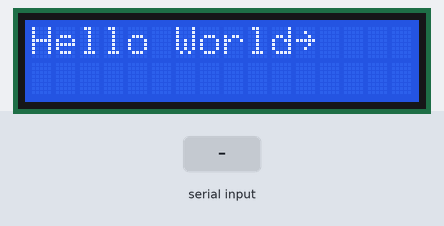
This sketch was run on a simulated Arduino Uno, built with avr-gcc and run on an emulated ATmega328P. Parts: 16×2 character LCD. The test bench sets the inputs (shaded band).

Above: at 1.2 s.
1.3 s: "2" received over Serial
At 1.7 s:
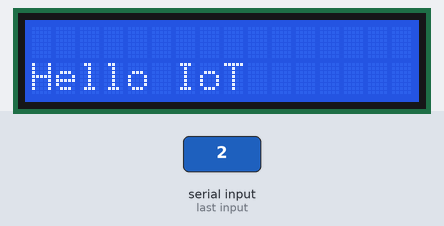
2.8 s: "6" received over Serial
At 3.9 s:
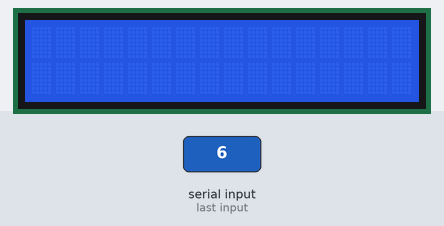
Timing chart, 0 to 5.8 s (numbered marks = the images above; inputs shaded):
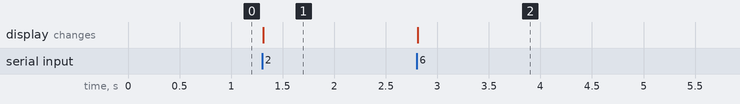

The sketch:

0701_4_lcd.ino
```cpp
// 수신한 문자가 6이라면 오른쪽으로 스크롤
// 수신한 문자가 4라면 왼쪽으로 스크롤
// 수신한 문자가 2라면 화면을 지우고 (0, 1)로 이동해서 "Hello IoT" 출력
// 수신한 문자가 8이라면 화면을 지우고 (0, 0)로 이동해서 "Hello IoT" 출력
#include <LiquidCrystal_I2C.h>
LiquidCrystal_I2C lcd(0x27,16,2); // 검색된 I2C주소와 lcd의 열, 행

const char data[] = "Hello World";
const int textSize = sizeof(data)-1;
const byte arrow = B01111110;  // → 특수문자 사용하기

void setup() {
  lcd.init();
  lcd.backlight();
  Serial.begin(9600);
  lcd.print(data);
  lcd.write(arrow);
}

void loop() {
  if(Serial.available()){
    lcd.setCursor(0,0);
    while(Serial.available()>0){
      char c = Serial.read();
      if (c == '6'){
        for(int pos = 0; pos < textSize; pos++){
          lcd.scrollDisplayLeft();
        }
      }else if(c == '4'){
        for(int pos = 0; pos < textSize; pos++){
          lcd.scrollDisplayRight();
        }
      }else if(c == '2'){
        lcd.clear();
        lcd.setCursor(0,1);
        lcd.print("Hello IoT");
      }else if(c == '8'){
        lcd.clear();
        lcd.setCursor(0,0);
        lcd.print("Hello IoT");
      }
    }
  }
}
```

Measured:
- after the input at 1.3 s, the display: changes at once (image 1)
- after the input at 2.8 s, the display: changes at once (image 2)
